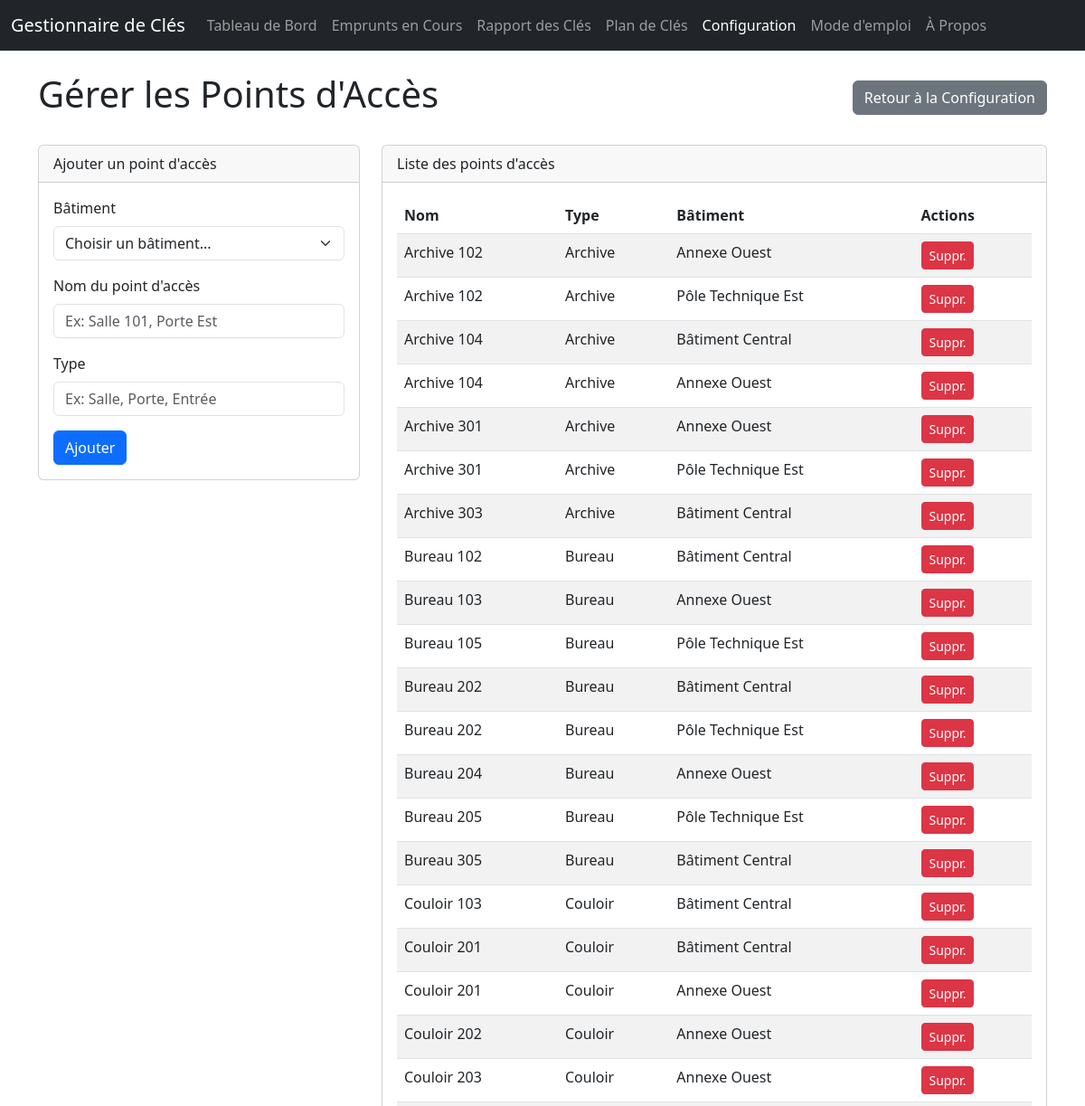
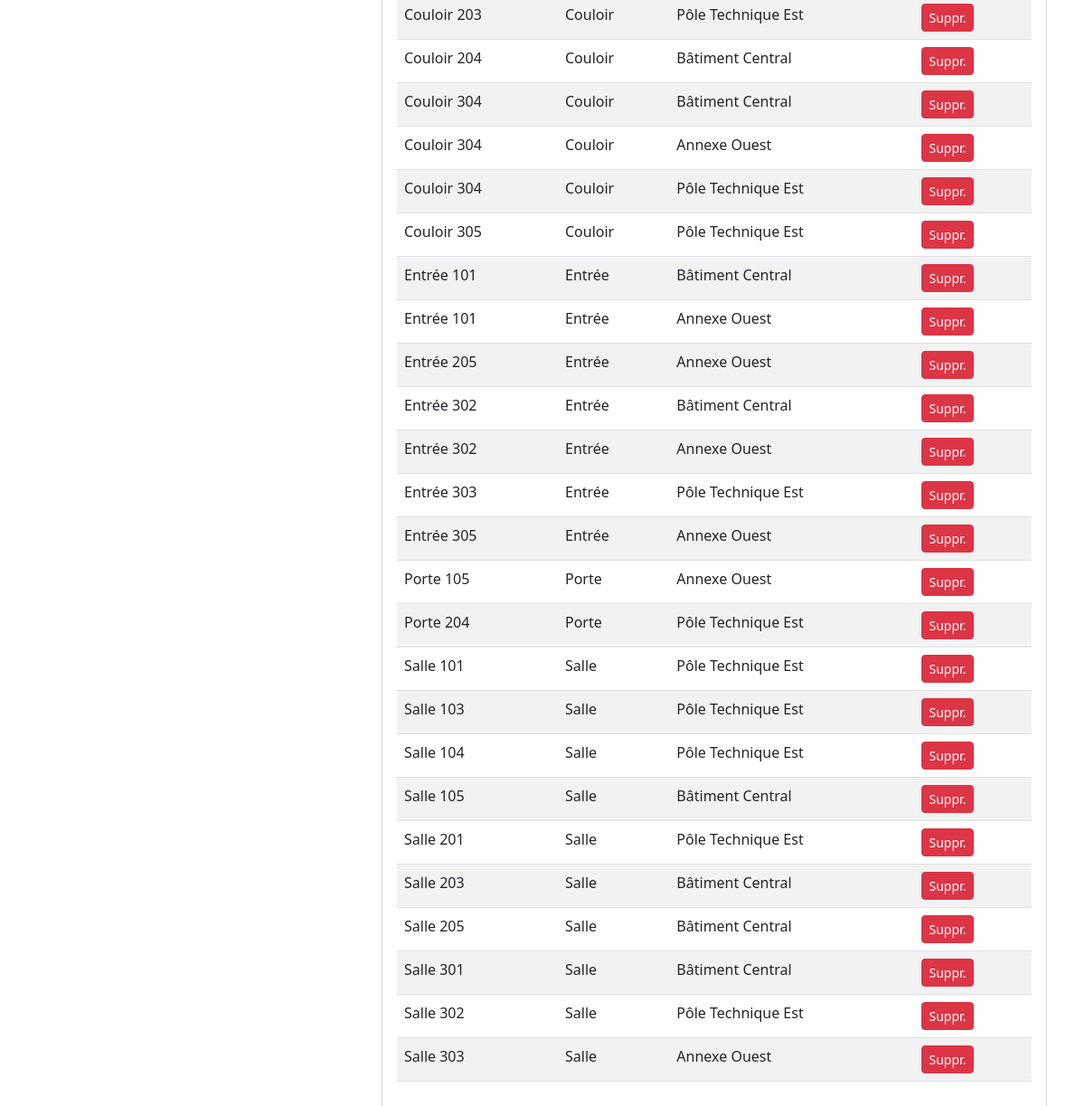
Screenshot of /config/locations with the database file from the repository (2 pictures, top to bottom).
### app/main.py (models this page shows)
class Room(Base):
    __tablename__ = "rooms"
    id = Column(Integer, primary_key=True, index=True)
    name = Column(String, index=True, nullable=False)
    type = Column(String) # New column
    keys = relationship("Key", secondary=key_room_association, back_populates="rooms")
    building_id = Column(Integer, ForeignKey("buildings.id"))
    building = relationship("Building", back_populates="rooms")

class Building(Base):
    __tablename__ = "buildings"
    id = Column(Integer, primary_key=True, index=True)
    name = Column(String, unique=True, index=True, nullable=False)
    rooms = relationship("Room", back_populates="building", cascade="all, delete-orphan")

### app/main.py (the view)
@app.get("/config/locations", response_class=HTMLResponse)
async def config_locations(request: Request, db: Session = Depends(get_db)):
    buildings = db.query(Building).options(joinedload(Building.rooms)).order_by(Building.name).all()
    rooms = db.query(Room).order_by(Room.name).all() # Fetch all rooms for the list
    return templates.TemplateResponse("locations.html", {
        "request": request,
        "buildings": buildings,
        "locations": rooms, # Pass rooms as locations to the template
        "page_title": "Gérer les Points d'Accès"
    })

### app/templates/locations.html (shortened to what this page needs)
<!DOCTYPE html>
<html lang="fr">
<head>
    <link href="https://cdn.jsdelivr.net/npm/bootstrap@5.3.0/dist/css/bootstrap.min.css" rel="stylesheet">
</head>
<body>
    {% include 'navbar.html' %}
    <main class="container" style="padding-top: 5rem;">
        <div class="d-flex justify-content-between align-items-center mb-4">
            <h1>{{ page_title }}</h1>
            <a href="/config" class="btn btn-secondary">Retour à la Configuration</a>
        </div>
        <div class="row">
            <div class="col-md-4">
                <div class="card">
                    <div class="card-header">
                        Ajouter un point d'accès
                    </div>
                    <div class="card-body">
                        <form action="/config/locations/add" method="post">
                            <div class="mb-3">
                                <label for="building_id" class="form-label">Bâtiment</label>
                                <select class="form-select" id="building_id" name="building_id" required>
                                    <option value="" disabled selected>Choisir un bâtiment...</option>
                                </select>
                            </div>
                            <div class="mb-3">
                                <label for="location_name" class="form-label">Nom du point d'accès</label>
                                <input type="text" class="form-control" id="location_name" name="location_name" placeholder="Ex: Salle 101, Porte Est" required>
                            </div>
                            <div class="mb-3">
                                <label for="location_type" class="form-label">Type</label>
                                <input type="text" class="form-control" id="location_type" name="location_type" list="location_types" placeholder="Ex: Salle, Porte, Entrée" required>
                            </div>
                            <button type="submit" class="btn btn-primary">Ajouter</button>
                        </form>
                    </div>
                </div>
            </div>
            <div class="col-md-8">
                <div class="card">
                    <div class="card-header">
                        Liste des points d'accès
                    </div>
                    <div class="card-body">
                        <table class="table table-striped">
                            <thead>
                                <tr>
                                    <th>Nom</th>
                                    <th>Type</th>
                                    <th>Bâtiment</th>
                                    <th>Actions</th>
                                </tr>
                            </thead>
                            <tbody>
                                {% for location in locations %}
                                <tr>
                                    <td>{{ location.name }}</td>
                                    <td>{{ location.type }}</td>
                                    <td>{{ location.building.name }}</td>
                                    <td>
                                        <a href="/config/locations/delete/{{ location.id }}" class="btn btn-danger btn-sm" onclick="return confirm('Êtes-vous sûr de vouloir supprimer ce point d\'accès ?');">
                                            Suppr.
                                        </a>
                                    </td>
                                </tr>
                                {% endfor %}
                            </tbody>
                        </table>
                    </div>
                </div>
            </div>
        </div>
    </main>
</body>
</html>

### rows the page displays
Room: name "Archive 102", type "Archive", building.name "Annexe Ouest"
Room: name "Archive 102", type "Archive", building.name "Pôle Technique Est"
Room: name "Archive 104", type "Archive", building.name "Bâtiment Central"
Room: name "Archive 104", type "Archive", building.name "Annexe Ouest"
Room: name "Archive 301", type "Archive", building.name "Annexe Ouest"
Room: name "Archive 301", type "Archive", building.name "Pôle Technique Est"
Room: name "Archive 303", type "Archive", building.name "Bâtiment Central"
Room: name "Bureau 102", type "Bureau", building.name "Bâtiment Central"
Room: name "Bureau 103", type "Bureau", building.name "Annexe Ouest"
Room: name "Bureau 105", type "Bureau", building.name "Pôle Technique Est"
Room: name "Bureau 202", type "Bureau", building.name "Bâtiment Central"
Room: name "Bureau 202", type "Bureau", building.name "Pôle Technique Est"
Room: name "Bureau 204", type "Bureau", building.name "Annexe Ouest"
Room: name "Bureau 205", type "Bureau", building.name "Pôle Technique Est"
Room: name "Bureau 305", type "Bureau", building.name "Bâtiment Central"
Room: name "Couloir 103", type "Couloir", building.name "Bâtiment Central"
Room: name "Couloir 201", type "Couloir", building.name "Bâtiment Central"
Room: name "Couloir 201", type "Couloir", building.name "Annexe Ouest"
Room: name "Couloir 202", type "Couloir", building.name "Annexe Ouest"
Room: name "Couloir 203", type "Couloir", building.name "Annexe Ouest"
Room: name "Couloir 203", type "Couloir", building.name "Pôle Technique Est"
Room: name "Couloir 204", type "Couloir", building.name "Bâtiment Central"
Room: name "Couloir 304", type "Couloir", building.name "Bâtiment Central"
Room: name "Couloir 304", type "Couloir", building.name "Annexe Ouest"
Room: name "Couloir 304", type "Couloir", building.name "Pôle Technique Est"
Room: name "Couloir 305", type "Couloir", building.name "Pôle Technique Est"
Room: name "Entrée 101", type "Entrée", building.name "Bâtiment Central"
Room: name "Entrée 101", type "Entrée", building.name "Annexe Ouest"
Room: name "Entrée 205", type "Entrée", building.name "Annexe Ouest"
Room: name "Entrée 302", type "Entrée", building.name "Bâtiment Central"
Room: name "Entrée 302", type "Entrée", building.name "Annexe Ouest"
Room: name "Entrée 303", type "Entrée", building.name "Pôle Technique Est"
Room: name "Entrée 305", type "Entrée", building.name "Annexe Ouest"
Room: name "Porte 105", type "Porte", building.name "Annexe Ouest"
Room: name "Porte 204", type "Porte", building.name "Pôle Technique Est"
Room: name "Salle 101", type "Salle", building.name "Pôle Technique Est"
Room: name "Salle 103", type "Salle", building.name "Pôle Technique Est"
Room: name "Salle 104", type "Salle", building.name "Pôle Technique Est"
Room: name "Salle 105", type "Salle", building.name "Bâtiment Central"
Room: name "Salle 201", type "Salle", building.name "Pôle Technique Est"
Room: name "Salle 203", type "Salle", building.name "Bâtiment Central"
Room: name "Salle 205", type "Salle", building.name "Bâtiment Central"
Room: name "Salle 301", type "Salle", building.name "Bâtiment Central"
Room: name "Salle 302", type "Salle", building.name "Pôle Technique Est"
Room: name "Salle 303", type "Salle", building.name "Annexe Ouest"

### other values shown
{{ page_title }} "Gérer les Points d'Accès"
